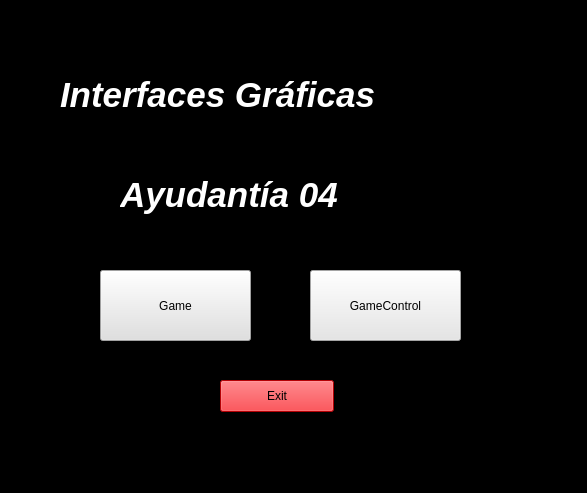
<?xml version="1.0" encoding="UTF-8"?>
<ui version="4.0">
 <class>MainWindow</class>
 <widget class="QMainWindow" name="MainWindow">
  <property name="geometry">
   <rect>
    <x>0</x>
    <y>0</y>
    <width>587</width>
    <height>493</height>
   </rect>
  </property>
  <property name="minimumSize">
   <size>
    <width>587</width>
    <height>493</height>
   </size>
  </property>
  <property name="maximumSize">
   <size>
    <width>587</width>
    <height>493</height>
   </size>
  </property>
  <property name="windowTitle">
   <string>MainWindow</string>
  </property>
  <property name="styleSheet">
   <string notr="true">background-color: rgb(0, 0, 0);</string>
  </property>
  <widget class="QWidget" name="centralwidget">
   <widget class="QLabel" name="label">
    <property name="geometry">
     <rect>
      <x>120</x>
      <y>160</y>
      <width>311</width>
      <height>71</height>
     </rect>
    </property>
    <property name="sizePolicy">
     <sizepolicy hsizetype="Fixed" vsizetype="Fixed">
      <horstretch>0</horstretch>
      <verstretch>0</verstretch>
     </sizepolicy>
    </property>
    <property name="minimumSize">
     <size>
      <width>311</width>
      <height>71</height>
     </size>
    </property>
    <property name="maximumSize">
     <size>
      <width>311</width>
      <height>71</height>
     </size>
    </property>
    <property name="text">
     <string>&lt;html&gt;&lt;head/&gt;&lt;body&gt;&lt;p&gt;&lt;span style=&quot; font-size:26pt; font-weight:600; font-style:italic; color:#ffffff;&quot;&gt;Ayudantía 04&lt;/span&gt;&lt;/p&gt;&lt;/body&gt;&lt;/html&gt;</string>
    </property>
   </widget>
   <widget class="QLabel" name="label_2">
    <property name="geometry">
     <rect>
      <x>60</x>
      <y>40</y>
      <width>451</width>
      <height>111</height>
     </rect>
    </property>
    <property name="sizePolicy">
     <sizepolicy hsizetype="Fixed" vsizetype="Fixed">
      <horstretch>0</horstretch>
      <verstretch>0</verstretch>
     </sizepolicy>
    </property>
    <property name="minimumSize">
     <size>
      <width>451</width>
      <height>111</height>
     </size>
    </property>
    <property name="maximumSize">
     <size>
      <width>451</width>
      <height>111</height>
     </size>
    </property>
    <property name="text">
     <string>&lt;html&gt;&lt;head/&gt;&lt;body&gt;&lt;p&gt;&lt;span style=&quot; font-size:26pt; font-weight:600; font-style:italic; color:#ffffff;&quot;&gt;Interfaces Gráficas&lt;/span&gt;&lt;/p&gt;&lt;/body&gt;&lt;/html&gt;</string>
    </property>
   </widget>
   <widget class="QPushButton" name="secondButton">
    <property name="geometry">
     <rect>
      <x>100</x>
      <y>270</y>
      <width>151</width>
      <height>71</height>
     </rect>
    </property>
    <property name="sizePolicy">
     <sizepolicy hsizetype="Fixed" vsizetype="Fixed">
      <horstretch>0</horstretch>
      <verstretch>0</verstretch>
     </sizepolicy>
    </property>
    <property name="minimumSize">
     <size>
      <width>151</width>
      <height>71</height>
     </size>
    </property>
    <property name="maximumSize">
     <size>
      <width>151</width>
      <height>71</height>
     </size>
    </property>
    <property name="styleSheet">
     <string notr="true">background-color: rgb(224, 224, 224);
font: 22pt &quot;.SF NS Text&quot;;</string>
    </property>
    <property name="text">
     <string>Game</string>
    </property>
   </widget>
   <widget class="QPushButton" name="firstButton">
    <property name="geometry">
     <rect>
      <x>310</x>
      <y>270</y>
      <width>151</width>
      <height>71</height>
     </rect>
    </property>
    <property name="sizePolicy">
     <sizepolicy hsizetype="Fixed" vsizetype="Fixed">
      <horstretch>0</horstretch>
      <verstretch>0</verstretch>
     </sizepolicy>
    </property>
    <property name="minimumSize">
     <size>
      <width>151</width>
      <height>71</height>
     </size>
    </property>
    <property name="maximumSize">
     <size>
      <width>151</width>
      <height>71</height>
     </size>
    </property>
    <property name="styleSheet">
     <string notr="true">background-color: rgb(230, 230, 230);
font: 14pt &quot;.SF NS Text&quot;;</string>
    </property>
    <property name="text">
     <string>GameControl</string>
    </property>
   </widget>
   <widget class="QPushButton" name="quitButton">
    <property name="geometry">
     <rect>
      <x>220</x>
      <y>380</y>
      <width>114</width>
      <height>32</height>
     </rect>
    </property>
    <property name="sizePolicy">
     <sizepolicy hsizetype="Fixed" vsizetype="Fixed">
      <horstretch>0</horstretch>
      <verstretch>0</verstretch>
     </sizepolicy>
    </property>
    <property name="minimumSize">
     <size>
      <width>114</width>
      <height>32</height>
     </size>
    </property>
    <property name="maximumSize">
     <size>
      <width>114</width>
      <height>32</height>
     </size>
    </property>
    <property name="styleSheet">
     <string notr="true">background-color: rgb(252, 1, 7);
font: 18pt &quot;.SF NS Text&quot;;</string>
    </property>
    <property name="text">
     <string>Exit</string>
    </property>
   </widget>
  </widget>
  <widget class="QStatusBar" name="statusbar"/>
 </widget>
 <resources/>
 <connections/>
</ui>
